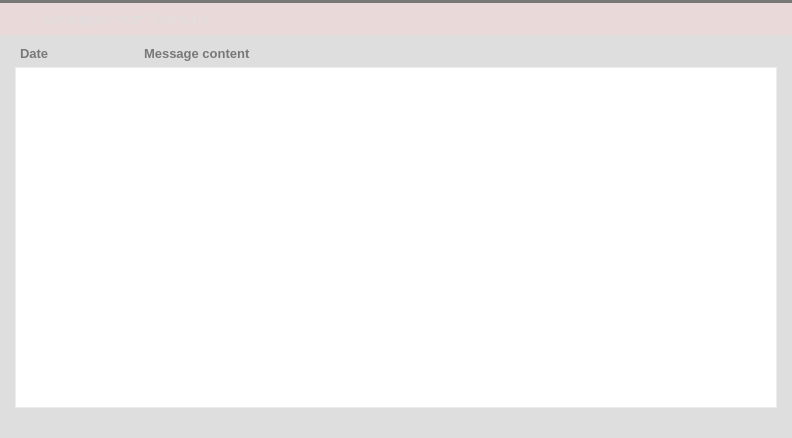
<?xml version="1.0" encoding="UTF-8"?>
<ui version="4.0">
 <class>ServiceMessagesPage</class>
 <widget class="QWidget" name="ServiceMessagesPage">
  <property name="geometry">
   <rect>
    <x>0</x>
    <y>0</y>
    <width>792</width>
    <height>438</height>
   </rect>
  </property>
  <property name="palette">
   <palette>
    <active>
     <colorrole role="Button">
      <brush brushstyle="SolidPattern">
       <color alpha="255">
        <red>233</red>
        <green>217</green>
        <blue>216</blue>
       </color>
      </brush>
     </colorrole>
     <colorrole role="Base">
      <brush brushstyle="SolidPattern">
       <color alpha="255">
        <red>233</red>
        <green>217</green>
        <blue>216</blue>
       </color>
      </brush>
     </colorrole>
     <colorrole role="Window">
      <brush brushstyle="SolidPattern">
       <color alpha="255">
        <red>233</red>
        <green>217</green>
        <blue>216</blue>
       </color>
      </brush>
     </colorrole>
     <colorrole role="Highlight">
      <brush brushstyle="SolidPattern">
       <color alpha="255">
        <red>235</red>
        <green>235</green>
        <blue>235</blue>
       </color>
      </brush>
     </colorrole>
     <colorrole role="HighlightedText">
      <brush brushstyle="SolidPattern">
       <color alpha="255">
        <red>171</red>
        <green>127</green>
        <blue>130</blue>
       </color>
      </brush>
     </colorrole>
    </active>
    <inactive>
     <colorrole role="Button">
      <brush brushstyle="SolidPattern">
       <color alpha="255">
        <red>233</red>
        <green>217</green>
        <blue>216</blue>
       </color>
      </brush>
     </colorrole>
     <colorrole role="Base">
      <brush brushstyle="SolidPattern">
       <color alpha="255">
        <red>233</red>
        <green>217</green>
        <blue>216</blue>
       </color>
      </brush>
     </colorrole>
     <colorrole role="Window">
      <brush brushstyle="SolidPattern">
       <color alpha="255">
        <red>233</red>
        <green>217</green>
        <blue>216</blue>
       </color>
      </brush>
     </colorrole>
     <colorrole role="Highlight">
      <brush brushstyle="SolidPattern">
       <color alpha="255">
        <red>235</red>
        <green>235</green>
        <blue>235</blue>
       </color>
      </brush>
     </colorrole>
     <colorrole role="HighlightedText">
      <brush brushstyle="SolidPattern">
       <color alpha="255">
        <red>171</red>
        <green>127</green>
        <blue>130</blue>
       </color>
      </brush>
     </colorrole>
    </inactive>
    <disabled>
     <colorrole role="Button">
      <brush brushstyle="SolidPattern">
       <color alpha="255">
        <red>233</red>
        <green>217</green>
        <blue>216</blue>
       </color>
      </brush>
     </colorrole>
     <colorrole role="Base">
      <brush brushstyle="SolidPattern">
       <color alpha="255">
        <red>233</red>
        <green>217</green>
        <blue>216</blue>
       </color>
      </brush>
     </colorrole>
     <colorrole role="Window">
      <brush brushstyle="SolidPattern">
       <color alpha="255">
        <red>233</red>
        <green>217</green>
        <blue>216</blue>
       </color>
      </brush>
     </colorrole>
     <colorrole role="Highlight">
      <brush brushstyle="SolidPattern">
       <color alpha="255">
        <red>240</red>
        <green>240</green>
        <blue>240</blue>
       </color>
      </brush>
     </colorrole>
     <colorrole role="HighlightedText">
      <brush brushstyle="SolidPattern">
       <color alpha="255">
        <red>171</red>
        <green>127</green>
        <blue>130</blue>
       </color>
      </brush>
     </colorrole>
    </disabled>
   </palette>
  </property>
  <property name="windowTitle">
   <string>Form</string>
  </property>
  <layout class="QVBoxLayout" name="verticalLayout_15">
   <property name="spacing">
    <number>0</number>
   </property>
   <property name="margin">
    <number>0</number>
   </property>
   <item>
    <widget class="Line" name="line_8">
     <property name="styleSheet">
      <string notr="true">background-color: #787878;</string>
     </property>
     <property name="frameShadow">
      <enum>QFrame::Raised</enum>
     </property>
     <property name="lineWidth">
      <number>0</number>
     </property>
     <property name="orientation">
      <enum>Qt::Horizontal</enum>
     </property>
    </widget>
   </item>
   <item>
    <widget class="QWidget" name="wServiceMessagesHeader" native="true">
     <property name="minimumSize">
      <size>
       <width>0</width>
       <height>32</height>
      </size>
     </property>
     <property name="maximumSize">
      <size>
       <width>16777215</width>
       <height>32</height>
      </size>
     </property>
     <property name="styleSheet">
      <string notr="true"/>
     </property>
     <property name="is_header" stdset="0">
      <bool>true</bool>
     </property>
     <layout class="QHBoxLayout" name="horizontalLayout_19">
      <property name="margin">
       <number>0</number>
      </property>
      <item>
       <spacer name="horizontalSpacer_26">
        <property name="orientation">
         <enum>Qt::Horizontal</enum>
        </property>
        <property name="sizeType">
         <enum>QSizePolicy::Fixed</enum>
        </property>
        <property name="sizeHint" stdset="0">
         <size>
          <width>7</width>
          <height>20</height>
         </size>
        </property>
       </spacer>
      </item>
      <item>
       <widget class="QLabel" name="label_33">
        <property name="sizePolicy">
         <sizepolicy hsizetype="Preferred" vsizetype="Preferred">
          <horstretch>0</horstretch>
          <verstretch>0</verstretch>
         </sizepolicy>
        </property>
        <property name="minimumSize">
         <size>
          <width>30</width>
          <height>30</height>
         </size>
        </property>
        <property name="maximumSize">
         <size>
          <width>30</width>
          <height>30</height>
         </size>
        </property>
        <property name="text">
         <string/>
        </property>
        <property name="pixmap">
         <pixmap resource="../res.qrc">:/res/mail/mail_normal.png</pixmap>
        </property>
       </widget>
      </item>
      <item>
       <widget class="QLabel" name="label_34">
        <property name="font">
         <font>
          <pointsize>11</pointsize>
          <stylestrategy>PreferAntialias</stylestrategy>
         </font>
        </property>
        <property name="styleSheet">
         <string notr="true">QLabel {
	color: #DEDEDE;
}</string>
        </property>
        <property name="text">
         <string>Messages from Titanium</string>
        </property>
       </widget>
      </item>
     </layout>
    </widget>
   </item>
   <item>
    <widget class="QWidget" name="wServiceMessages" native="true">
     <property name="styleSheet">
      <string notr="true">#wServiceMessages {
	background-color: #DEDEDE;
}</string>
     </property>
     <layout class="QVBoxLayout" name="verticalLayout_16">
      <property name="spacing">
       <number>4</number>
      </property>
      <property name="leftMargin">
       <number>15</number>
      </property>
      <property name="topMargin">
       <number>8</number>
      </property>
      <property name="rightMargin">
       <number>15</number>
      </property>
      <property name="bottomMargin">
       <number>30</number>
      </property>
      <item>
       <layout class="QGridLayout" name="gridLayout_4">
        <item row="0" column="1">
         <widget class="QLabel" name="label_35">
          <property name="sizePolicy">
           <sizepolicy hsizetype="Fixed" vsizetype="Preferred">
            <horstretch>0</horstretch>
            <verstretch>0</verstretch>
           </sizepolicy>
          </property>
          <property name="maximumSize">
           <size>
            <width>120</width>
            <height>16777215</height>
           </size>
          </property>
          <property name="font">
           <font>
            <pointsize>10</pointsize>
            <weight>75</weight>
            <bold>true</bold>
            <stylestrategy>PreferAntialias</stylestrategy>
           </font>
          </property>
          <property name="styleSheet">
           <string notr="true">QLabel {
	color: #787878;
}</string>
          </property>
          <property name="text">
           <string>Date</string>
          </property>
         </widget>
        </item>
        <item row="0" column="2">
         <widget class="QLabel" name="label_36">
          <property name="font">
           <font>
            <pointsize>10</pointsize>
            <weight>75</weight>
            <bold>true</bold>
            <stylestrategy>PreferAntialias</stylestrategy>
           </font>
          </property>
          <property name="styleSheet">
           <string notr="true">QLabel {
	color: #787878;
}</string>
          </property>
          <property name="text">
           <string>Message content</string>
          </property>
         </widget>
        </item>
        <item row="0" column="0">
         <spacer name="horizontalSpacer_27">
          <property name="orientation">
           <enum>Qt::Horizontal</enum>
          </property>
          <property name="sizeType">
           <enum>QSizePolicy::Fixed</enum>
          </property>
          <property name="sizeHint" stdset="0">
           <size>
            <width>5</width>
            <height>20</height>
           </size>
          </property>
         </spacer>
        </item>
       </layout>
      </item>
      <item>
       <widget class="QTableView" name="tableServiceMessagesView">
        <property name="styleSheet">
         <string notr="true"> QScrollBar:vertical {
     border: 0px solid grey;
     background: white;
     width: 9px;
     margin: 0px 0px 0 0px;
 }
 QScrollBar::handle:vertical {
     background: #787878;
     min-width: 20px;
 }

QHeaderView {
	background-color: #DEDEDE;
	font-size: 10;
	text-align:left;
	border: 0px solid gray;
}
QHeaderView::section {
    background-color: #DEDEDE;
    color: #787878;
    padding-left: 5px;
    border: 0px solid #6c6c6c;
	text-align:left;
}

/* style the sort indicator */
QHeaderView::down-arrow {
    image: url(down_arrow.png);
}

QHeaderView::up-arrow {
    image: url(up_arrow.png);
}

QTableView {
	border: 1px solid #ededed;
	selection-background-color: #ebebeb;
	selection-color: rgb(120, 120, 120);
}</string>
        </property>
        <property name="frameShape">
         <enum>QFrame::NoFrame</enum>
        </property>
        <property name="editTriggers">
         <set>QAbstractItemView::NoEditTriggers</set>
        </property>
        <property name="selectionBehavior">
         <enum>QAbstractItemView::SelectRows</enum>
        </property>
        <property name="textElideMode">
         <enum>Qt::ElideRight</enum>
        </property>
        <property name="showGrid">
         <bool>false</bool>
        </property>
        <property name="wordWrap">
         <bool>true</bool>
        </property>
        <attribute name="horizontalHeaderVisible">
         <bool>false</bool>
        </attribute>
        <attribute name="verticalHeaderVisible">
         <bool>false</bool>
        </attribute>
        <attribute name="verticalHeaderDefaultSectionSize">
         <number>20</number>
        </attribute>
        <attribute name="verticalHeaderMinimumSectionSize">
         <number>20</number>
        </attribute>
       </widget>
      </item>
     </layout>
    </widget>
   </item>
  </layout>
 </widget>
 <resources>
  <include location="../res.qrc"/>
 </resources>
 <connections/>
</ui>
